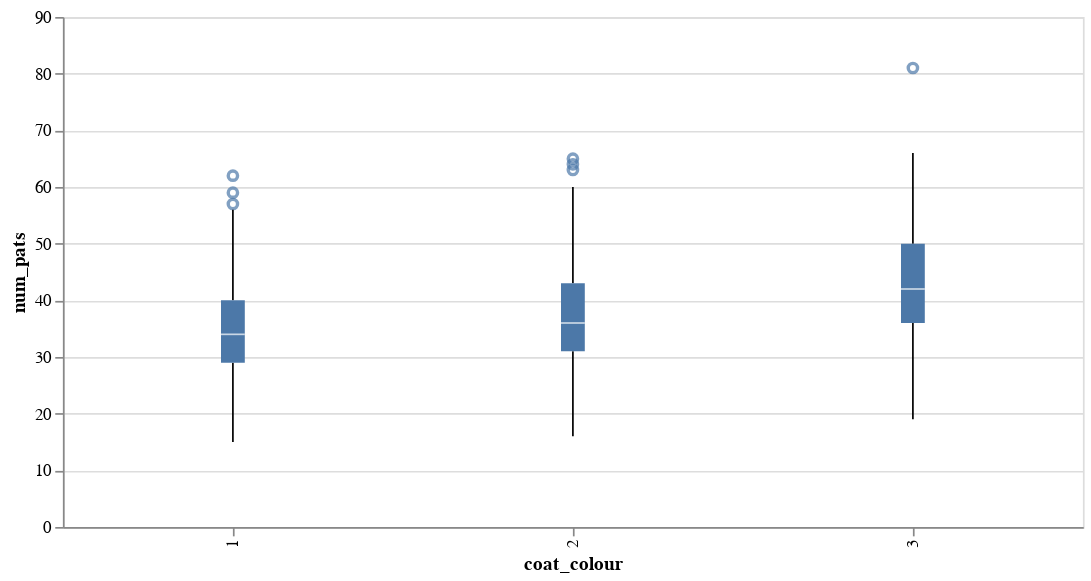

Here is the notebook cell this chart was saved with:
### Markdown cell above
### Question3 - Does coat colour matter?

1. Make a box plot of the number of pats by coat colour to see this pattern.
2. Fit an additional linear model without the coat colour as a covariate to see how much of the explained variability comes from the inclusion of coat colour in the model.

### Code cell
coat_df = cat_df.loc[:,["coat_colour", "num_pats"]].copy()
alt.Chart(coat_df).mark_boxplot().encode(
    x='coat_colour:O',
    y='num_pats:Q'
).properties(
    width=600,
    height=300
)

### Figure 1 — Vega-Lite specification as saved in the notebook (floating-point values rounded to 4 significant figures; data arrays with more than 128 entries replaced by an {"elided": "..."} marker saying what was removed)
{"config": {"view": {"continuousWidth": 400, "continuousHeight": 300}}, "data": {"name": "data-8c4606350e8e877237c2baff3aa78912"}, "mark": "boxplot", "encoding": {"x": {"type": "ordinal", "field": "coat_colour"}, "y": {"type": "quantitative", "field": "num_pats"}}, "height": 300, "width": 600, "$schema": "https://vega.github.io/schema/vega-lite/v4.8.1.json", "datasets": {"data-8c4606350e8e877237c2baff3aa78912": {"elided": "1000 records"}}}
